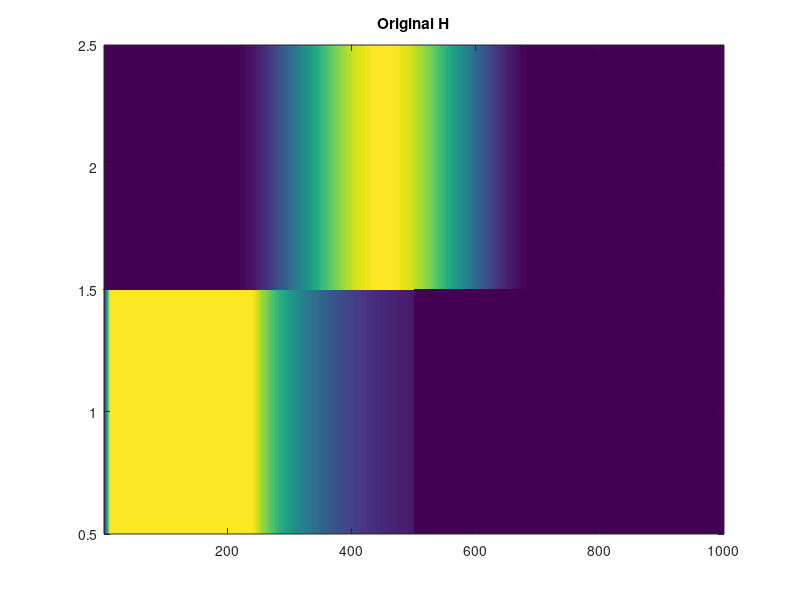
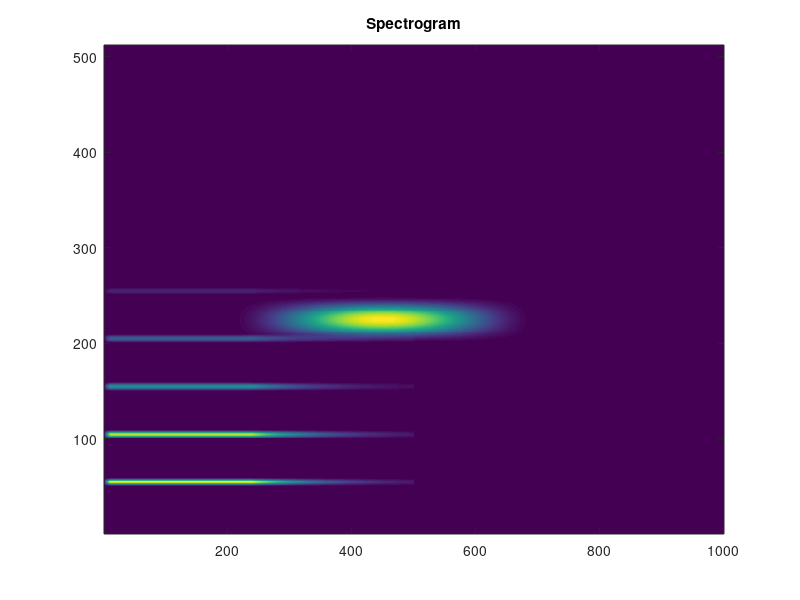

The MATLAB source for these figures, in order: (Note: this script raises an error after producing the figures.)
% Notes
w = zeros(512,2);
w(:) = 0.0001;
w(50:60,1) = hanning(11);
w(100:110,1) = hanning(11)*0.9;
w(150:160,1) = hanning(11)*0.5;
w(200:210,1) = hanning(11)*0.3;
w(250:260,1) = hanning(11)*0.1;
w(200:250,2) = hanning(51);

% Time
h = zeros(2,1000);
h(:) = 0.0001;
h(1,1:10) = 1/10*(1:10);
h(1,10:240) = 1;
h(1,240:500) = 0.99.^(1:(300-40+1));
h(2,200:700) = hanning(700-200+1);

% Spectrogram
v = w*h;

% NMF
imagesc(h);
axis xy;
title('Original H');
figure;
imagesc(v);
title('Spectrogram');
axis xy;
h2 = nmf(v, w);
figure;
imagesc(h2);
title('Output H');
axis xy;